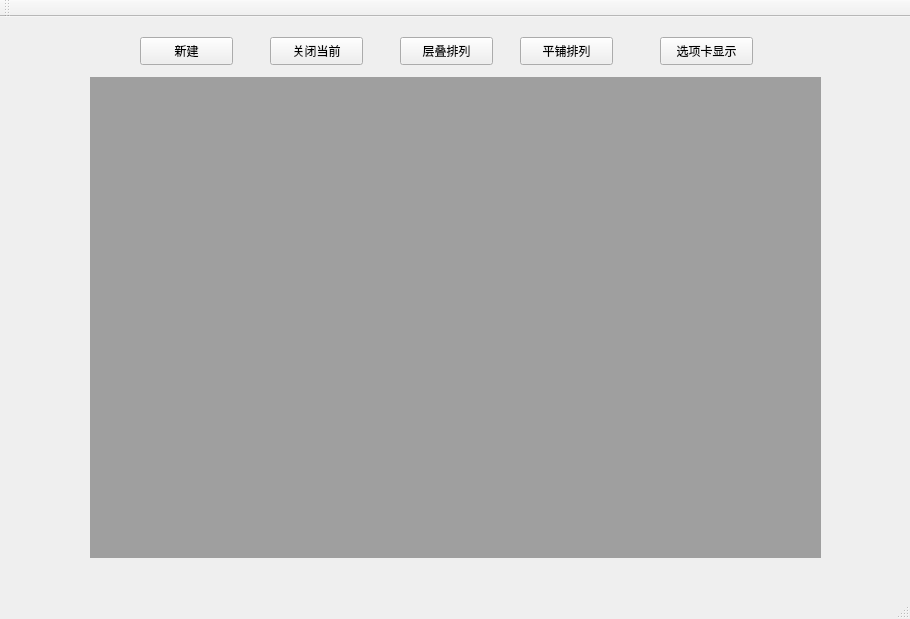
<?xml version="1.0" encoding="UTF-8"?>
<ui version="4.0">
 <class>MainWindow</class>
 <widget class="QMainWindow" name="MainWindow">
  <property name="geometry">
   <rect>
    <x>0</x>
    <y>0</y>
    <width>910</width>
    <height>619</height>
   </rect>
  </property>
  <property name="windowTitle">
   <string>MainWindow</string>
  </property>
  <widget class="QWidget" name="centralWidget">
   <widget class="QMdiArea" name="mdiArea">
    <property name="geometry">
     <rect>
      <x>90</x>
      <y>60</y>
      <width>731</width>
      <height>481</height>
     </rect>
    </property>
   </widget>
   <widget class="QPushButton" name="newBtn">
    <property name="geometry">
     <rect>
      <x>140</x>
      <y>20</y>
      <width>93</width>
      <height>28</height>
     </rect>
    </property>
    <property name="text">
     <string>新建</string>
    </property>
   </widget>
   <widget class="QPushButton" name="closeBtn">
    <property name="geometry">
     <rect>
      <x>270</x>
      <y>20</y>
      <width>93</width>
      <height>28</height>
     </rect>
    </property>
    <property name="text">
     <string>关闭当前</string>
    </property>
   </widget>
   <widget class="QPushButton" name="cdBtn">
    <property name="geometry">
     <rect>
      <x>400</x>
      <y>20</y>
      <width>93</width>
      <height>28</height>
     </rect>
    </property>
    <property name="text">
     <string>层叠排列</string>
    </property>
   </widget>
   <widget class="QPushButton" name="ppBtn">
    <property name="geometry">
     <rect>
      <x>520</x>
      <y>20</y>
      <width>93</width>
      <height>28</height>
     </rect>
    </property>
    <property name="text">
     <string>平铺排列</string>
    </property>
   </widget>
   <widget class="QPushButton" name="tabBtn">
    <property name="geometry">
     <rect>
      <x>660</x>
      <y>20</y>
      <width>93</width>
      <height>28</height>
     </rect>
    </property>
    <property name="text">
     <string>选项卡显示</string>
    </property>
   </widget>
  </widget>
  <widget class="QToolBar" name="mainToolBar">
   <attribute name="toolBarArea">
    <enum>TopToolBarArea</enum>
   </attribute>
   <attribute name="toolBarBreak">
    <bool>false</bool>
   </attribute>
  </widget>
  <widget class="QStatusBar" name="statusBar"/>
 </widget>
 <layoutdefault spacing="6" margin="11"/>
 <resources/>
 <connections/>
</ui>
